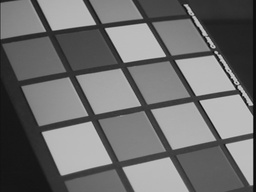
#> input picture data/img01.jpg, 256 x 192 px, shrunk from 640 x 480 before the run; its folder holds only this picture in this run
$ python houghScript.py
#> lines starting #> are read from the running program, lines starting #| are printed output that depends on the picture; after the words box and inside, x2 and y2 are one past the last pixel; in counts of white or black regions, pixels touching at a corner belong together
#> further down, img is the input picture: shape (192, 256, 3); min 6, max 207, mean 109.7
### python/myImageFilter.py
import numpy as np

def myImageFilter(img0, h):
    # we are guaranteed to have odd numbered rows and cols for h
    hRows = np.shape(h)[0]
    hCols = np.shape(h)[1]
    hRowPadSize = int((hRows - 1) / 2)
    hColPadSize = int((hCols - 1) / 2)
    numOfPoints = hRows * hCols

    # set padding value to 0
    paddedImg = np.pad(img0, ((hRowPadSize,hRowPadSize),(hColPadSize,hColPadSize)), 'edge')
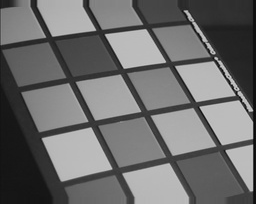
#> paddedImg: shape (204, 256) float32; min 0.0235, max 0.812, mean 0.426

    # this will be our output image
    filteredImg = np.empty(np.shape(img0))
    filteredImg[:] = np.NaN
    # we want to center the kernel to a non-padded part of the image
    for row in range(hRowPadSize, len(paddedImg)-hRowPadSize):
        for col in range(hColPadSize, len(paddedImg[0])-hColPadSize):
            imgPoint = paddedImg[row-hRowPadSize:row+hRowPadSize+1, col-hColPadSize:col+hColPadSize+1]
            output = np.sum(np.multiply(imgPoint, h))/numOfPoints
            filteredImg[row-hRowPadSize, col-hColPadSize] = output

    # check that we do not have any NaN value
    for row in filteredImg:
        for elem in row:
            if np.isnan(elem):
                raise ValueError("we have nan value after filterting the image.")
    return filteredImg

### python/myEdgeFilter.py
import numpy as np
import math
from scipy import signal    # For signal.gaussian function
import cv2
from myImageFilter import myImageFilter

def angleDecider(angle):
    if (22.5 <= angle and angle < 67.5): return 45
    if (67.5 <= angle and angle < 112.5): return 90
    if (112.5 <= angle and angle < 157.5): return 135
    else: return 0

def NMS(img, row, col, angle):
    if angle == 0: # EAST, WEST
        if ((col-1 >= 0 and img[row, col-1] > img[row,col]) or
            (col+1 < np.shape(img)[1] and img[row, col+1] > img[row,col])):
            img[row,col] = 0
    elif angle == 135: # NORTHEAST, SOUTHWEST
        if ((row-1 >= 0 and col+1 < np.shape(img)[1] and img[row-1, col+1] > img[row,col]) or
            (row+1 < np.shape(img)[0] and col-1 >= 0 and img[row+1, col-1] > img[row,col])):
            img[row, col] = 0
    elif angle == 90: # NORTH, SOUTH
        if ((row-1 >= 0 and img[row-1, col] > img[row,col]) or
            (row+1 < np.shape(img)[0] and img[row+1, col] > img[row,col])):
            img[row,col] = 0
    elif angle == 45: # NORTHWEST, SOUTHEAST
        if ((row-1 >= 0 and col-1 >= 0 and img[row-1, col-1] > img[row,col]) or
            (row+1 < np.shape(img)[0] and col+1 < np.shape(img)[1] and img[row+1, col+1] > img[row,col])):
            img[row,col] = 0
    else:
        raise ValueError("magnitude direction calculating error")
    return img

def myEdgeFilter(img0, sigma):
    # smoothening img0
    hsize = 2 * math.ceil(3 * sigma) + 1
    gaussianFilter = np.reshape(signal.gaussian(hsize, sigma),(hsize,1))
    smoothImg = myImageFilter(img0, gaussianFilter)

    # Sobel Filter
    xSobel = [
        [1,0,-1],
        [2,0,-2],
        [1,0,-1]
    ]
    ySobel = [
        [1,2,1],
        [0,0,0],
        [-1,-2,-1]
    ]

    imgX = myImageFilter(smoothImg,xSobel)
#> after the loop in myImageFilter (call 2), `for row in range(hRowPadSize, len(paddedImg)-hRowPadSize):`:
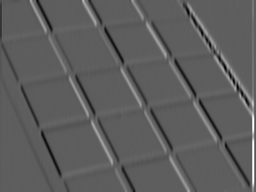
#> filteredImg: shape (192, 256) float64; min -0.0705, max 0.12, mean 9.28e-05; drawn with min black and max white
    imgY = myImageFilter(smoothImg,ySobel)
#> after the loop in myImageFilter (call 3), `for row in range(hRowPadSize, len(paddedImg)-hRowPadSize):`:
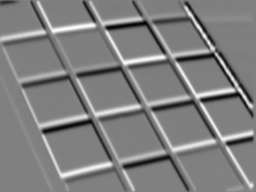
#> filteredImg: shape (192, 256) float64; min -0.0352, max 0.0347, mean 2.87e-06; drawn with min black and max white
    imgXY = np.sqrt(imgX**2 + imgY**2)
    # non-maximum suppression
    thetas = (np.arctan2(imgY, imgX) * 180 / np.pi + 180 ) % 180
    for row in range(0, np.shape(thetas)[0]):
        for col in range(0, np.shape(thetas)[1]):
            gratitude_direction = angleDecider(thetas[row,col])
            imgXY = NMS(imgXY, row, col, gratitude_direction)
#> `img_threshold = np.float32(img_edge > threshold)`: img_threshold: shape (192, 256) float32; values 0 (black) and 1 (white), 4.4% white in thin lines or dots
    return imgXY

### python/myHoughTransform.py
import numpy as np

def findClosestIndex(array, key):
    array = np.asarray(array)
    idx = (np.abs(array - key)).argmin()
    return idx


def myHoughTransform(Im, rhoRes, thetaRes):
#> called with rhoRes = 2, thetaRes = 0.0349
    ImHeight = int(np.shape(Im)[0])
#> ImHeight = 192
    ImWidth = int(np.shape(Im)[1])
#> ImWidth = 256
    M = np.ceil(np.sqrt(ImHeight**2 + ImWidth**2) + 1)
#> M = 321
    rhoScale = np.arange(0,M,rhoRes)
#> rhoScale = 161 values from 0 to 320
    thetaScale = np.arange(0,np.pi*2,thetaRes)

    # we save votes here
    img_hough = np.zeros((np.shape(rhoScale)[0], np.shape(thetaScale)[0]), dtype=np.int32)
    for row in range(0,ImHeight):
        for col in range(0, ImWidth):
            if Im[row,col] > 0:
                for theta in thetaScale:
                    p = col * np.cos(theta) + row * np.sin(theta)
                    if p >= 0:
                        rho_i = findClosestIndex(rhoScale, p)
                        theta_j = findClosestIndex(thetaScale, theta)
                        img_hough[rho_i, theta_j] +=1
    return [img_hough, rhoScale, thetaScale]

### python/myHoughLines.py
import numpy as np

def clearArea(img, row, col):
    output_img = np.copy(img)
    threshold = 7
    for r in range(0, img.shape[0]):
    # delete row
        if abs(row - r) < threshold:
            for c in range(0, img.shape[1]):
                # delete col
                if abs(col - c) < threshold: output_img[r,c] = 0
    return output_img

def myHoughLines(H, nLines):
    #print(np.shape(H)) # (401, 180) row: roh
#> called with nLines = 15
    rhos = []
    thetas = []
    HCopy = np.copy(H)

    #find lines
    for i in range(0, nLines):
        location = np.unravel_index(np.argmax(HCopy, axis=None), HCopy.shape)
        rhos.append(location[0])
        thetas.append(location[1])
        HCopy = clearArea(HCopy, location[0], location[1])
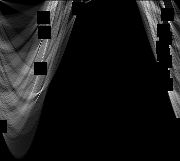
#> HCopy: shape (161, 180) int32; min 0, max 58, mean 5.5; drawn with min black and max white
    return [rhos, thetas]

### python/houghScript.py
import cv2
import numpy as np
import os

from myEdgeFilter import myEdgeFilter
from myHoughLines import myHoughLines
from myHoughTransform import myHoughTransform

datadir    = '../data'      # the directory containing the images
resultsdir = '../results'   # the directory for dumping results

# parameters
sigma     = 2
threshold = 0.03
rhoRes    = 2
thetaRes  = np.pi / 90
nLines    = 15
# end of parameters

for file in os.listdir(datadir):
    if file.endswith('01.jpg'):

        file = os.path.splitext(file)[0]

        # read in images
        img = cv2.imread('%s/%s.jpg' % (datadir, file))

        if (img.ndim == 3):
            img = cv2.cvtColor(img,cv2.COLOR_BGR2GRAY)

        img = np.float32(img) / 255
        # actual Hough line code function calls
        img_edge = myEdgeFilter(img, sigma)
        img_threshold = np.float32(img_edge > threshold)
        [img_hough, rhoScale, thetaScale] = myHoughTransform(img_threshold, \
                                                             rhoRes, thetaRes)
        [rhos, thetas] = myHoughLines(img_hough, nLines)

        lines = cv2.HoughLinesP(np.uint8(255 * img_threshold), rhoRes, thetaRes, \
                                10, minLineLength = 20, maxLineGap = 5)

        # everything below here just saves the outputs to files
        fname = '%s/%s_01edge.png' % (resultsdir, file)
        cv2.imwrite(fname, 255 * np.sqrt(img_edge / img_edge.max()))

        fname = '%s/%s_02threshold.png' % (resultsdir, file)
        cv2.imwrite(fname, 255 * img_threshold)

        fname = '%s/%s_03hough.png' % (resultsdir, file)
        cv2.imwrite(fname, 255 * img_hough / img_hough.max())

        fname = '%s/%s_04lines.png' % (resultsdir, file)
        img_lines = np.dstack([img,img,img])

        #display line results from myHoughLines function in red
        for k in np.arange(nLines):
            a = np.cos(thetaScale[thetas[k]])
            b = np.sin(thetaScale[thetas[k]])

            x0 = a*rhoScale[rhos[k]]
            y0 = b*rhoScale[rhos[k]]

            x1 = int(x0 + 1000*(-b))
            y1 = int(y0 + 1000*(a))

            x2 = int(x0 - 1000*(-b))
            y2 = int(y0 - 1000*(a))

            cv2.line(img_lines,(x1,y1),(x2,y2),(0,0,255),1)
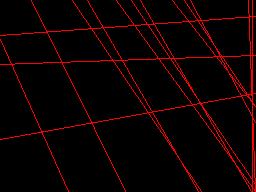
#> img_lines: shape (192, 256, 3) float32; mean of channels 0, 1, 2 0.4, 0.4, 14.3; drawn as B, G, R

        #display line segment results from cv2.HoughLinesP in green
        for line in lines:
            coords = line[0]
            cv2.line(img_lines, (coords[0], coords[1]), (coords[2], coords[3]), \
                     (0, 255, 0), 1)
#> this loop made 39 passes
#> line on passes 1 to 12: [[188, 6, 252, 101]], [[89, 1, 101, 22]], [[214, 56, 247, 108]], [[175, 61, 195, 96]], [[21, 87, 38, 125]], [[99, 121, 117, 159]], [[145, 112, 164, 148]], [[31, 1, 45, 30]], [[200, 104, 253, 190]], [[105, 29, 123, 63]], [[193, 102, 215, 140]], [[186, 9, 246, 99]]
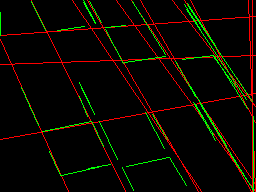
#> img_lines: shape (192, 256, 3) float32; 2.94% of pixels changed, all inside (x1, y1, x2, y2) = (0, 0, 254, 192); drawn as B, G, R

        cv2.imwrite(fname, 255 * img_lines)
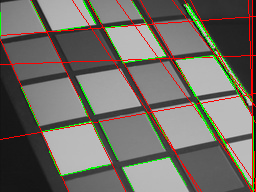
#> saved as img01_04lines.png: shape (192, 256, 3); mean B, G, R 102, 109.5, 113.9
